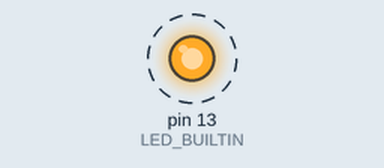
Simulated run of this sketch. Board: Arduino Uno, built with avr-gcc and run on an emulated ATmega328P. Shown: output pins drawn as LEDs (lit = HIGH). Dashed ring = blinking. What the sketch prints to the serial monitor is not drawn.

Above: at 5.2 s.
Timing chart, 0 to 8.0 s (numbered marks = the images above):
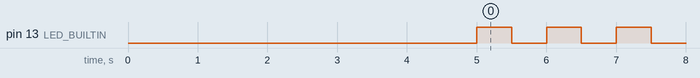

The sketch:

SerialPrint.ino
```cpp
/*
  Serial Print

  1. The boards with non-native USB support (UNO R3, Mega, Nano) are
     restarted each time the Serial Monitor is opened. For those boards
     a simple Serial.begin() is fine and enough.

  2. For boards with native USB support (UNO R4, Leonardo, MKR, Nano 33)
     the Serial Port runs over USB, and opening the Serial Monitor will
     not reset the board. To imitate the original behavior, the
     developers made the Serial object return true only when the Serial
     Monitor is detected as open, so that after Serial.begin() we can do:
     while (!Serial);
     To avoid infinite waiting, we can enhance the code like:
     while (!Serial && millis() < 5000);

  3. Then there are the ESP8266/ESP32 boards which behave differently
     from the first two categories. They are not reset when the Serial
     Monitor is opened, and their Serial object always returns true.
     Moreover, even if the Serial Monitor is open while the board is
     starting, the first printed characters are always lost if we do
     not wait for some time before printing.

  Given this complicated situation, we could check the board type and
  execute architecture specific code. That would result in a long and
  beginner-unfriendly code. My conclusion is that the best interoperable
  solution is a delay(5000) call after Serial.begin().
  Note: 5s have been chosen, because that's the delay needed by some
        ESP8266 boards.
*/

void setup()
{
  // Init LED
  pinMode(LED_BUILTIN, OUTPUT);

  // Init Serial (leave Serial Monitor open to see all messages)
  Serial.begin(9600); delay(5000); // wait 5s that Serial is ready
  Serial.println("Serial ready");
}

void loop()
{
  // Count-up
  static unsigned long count = 0;
  Serial.println(count++);

  // Blink
  digitalWrite(LED_BUILTIN, HIGH);
  delay(500);
  digitalWrite(LED_BUILTIN, LOW);
  delay(500);
}
```

Measured:
- by itself, pin 13 (LED_BUILTIN): alternates HIGH for 0.50 s and LOW for 0.50 s
